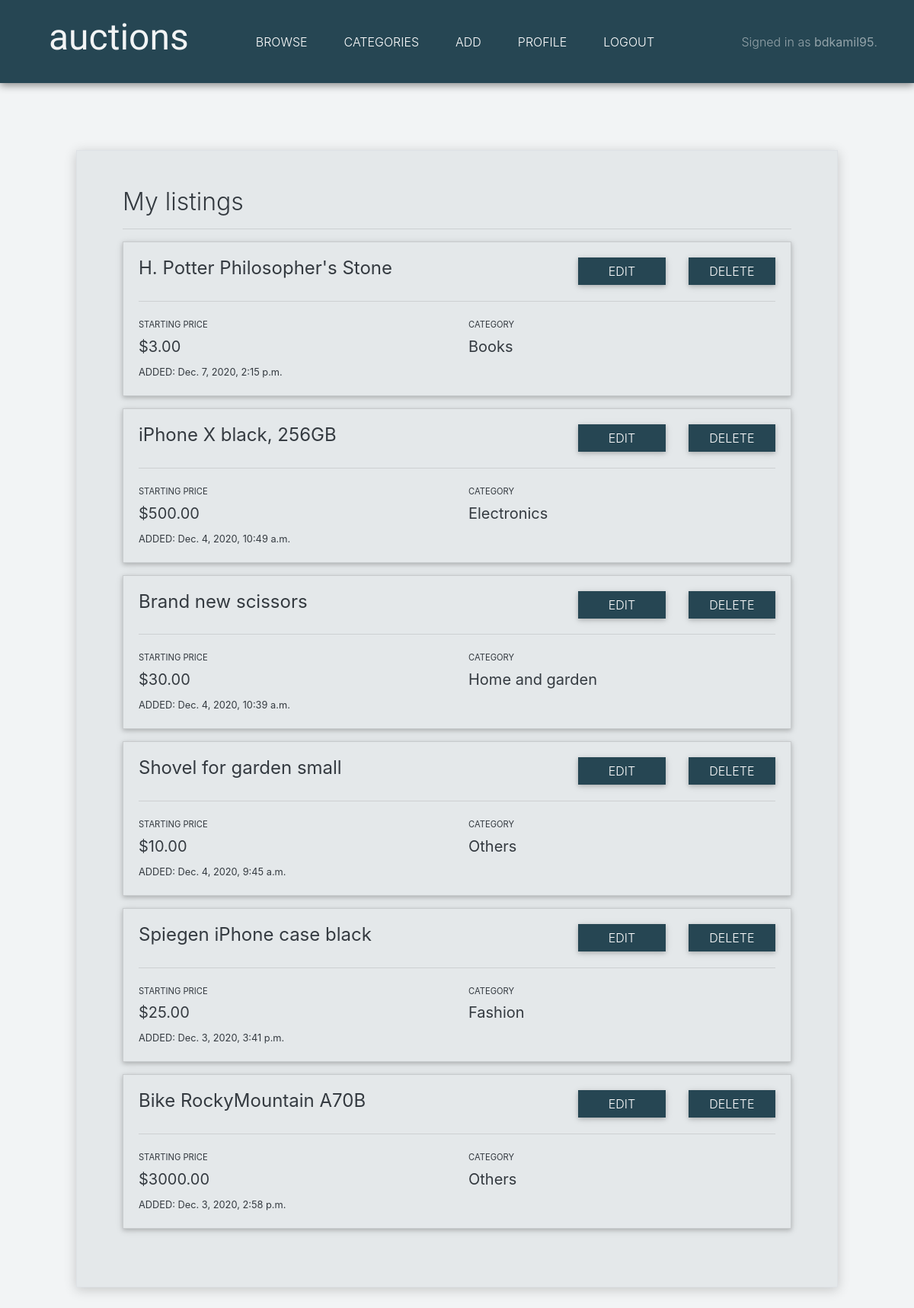
Page /profile/view/mylistings (signed in) on the committed database.
### auctions/models.py (models this page shows, shortened)
class User(AbstractUser):
    pass

class Listing(models.Model):
    title = models.CharField(max_length=30)
    description = models.CharField(max_length=500)
    starting_price = models.FloatField()
    photo = models.ImageField(upload_to='listing_images', default='default.jpg')
    user = models.ForeignKey(User, on_delete=models.CASCADE)
    category = models.ForeignKey(Category, on_delete=models.CASCADE)
    date_added = models.DateTimeField(default=timezone.now)
    active = models.BooleanField(default=True)

class Category(models.Model):
    name = models.CharField(max_length=20)

### auctions/views.py (the view)
# urls.py: path("profile/view/mylistings", views.listings_view, name="listings_view"),
@login_required
def listings_view(request):
    logged_user = request.user
    user_id = logged_user.id
    listings = Listing.objects.filter(user_id=user_id).order_by('-date_added')
    categories = Category.objects.all().order_by('name')
    return render(request, "auctions/listings_view.html", {
        "listings": listings,
        "categories": categories
    })

### auctions/templates/auctions/listings_view.html (shortened to what this page needs)
{% extends "auctions/layout.html" %}
{% block body %}
    <div class="listings-panel animated slideInDown border mt-5">
        <div><h2>My listings</h2></div>
        <hr>
        {% for listing in listings %}
        <div class="pb-3">
            <div class="card" style="border-radius: 0; background-color: #E4E8EA;">
                <div class="card-body">
                    <div class="row">
                        <div class="col-8">
                            <h4 class="card-title">{{ listing.title }}</h4>
                        </div>
                        <div class="col-2">
                            <a href="{% url 'change_password' %}" role="button" class="btn btn-info button-custom btn-block">EDIT</a>
                        </div>
                        <div class="col-2">
                            <form action="{% url 'listing_delete' %}" method="POST">
                                <button type="submit" class="btn btn-info button-custom btn-block">DELETE</button>
                            </form>
                        </div>
                    </div>
                    <hr>
                    <div class="row">
                        <div class="col">
                            <label class="form-input-label" for="startingPriceOutput">STARTING PRICE</label>
                            <div id="startingPriceOutput">
                                <h5>${{ listing.starting_price }}0</h5>
                            </div>
                        </div>
                        <div class="col">
                            <label class="form-input-label" for="categoryOutput">CATEGORY</label>
                            <div id="categoryOutput">
                                <h5>
                                {% for category in categories %}
                                    {% if category.id == listing.category_id %}
                                        {{category.name}}
                                    {% endif %}
                                {% endfor %}
                                </h5>
                            </div>
                        </div>
                    </div>
                    <div class="row">
                        <div class="col">
                            <small>ADDED: {{ listing.date_added }}</small>
                        </div>
                    </div>
                </div>
            </div>
        </div>
        {% endfor %}
    </div>
{% endblock %}

### auctions/templates/auctions/layout.html (shortened to what this page needs)
{% load static %}
<!DOCTYPE html>
<html lang="en">
    <head>
        <link href="{% static 'auctions/mdb.min.css' %}" rel="stylesheet">
        <link rel="stylesheet" href="https://stackpath.bootstrapcdn.com/bootstrap/4.4.1/css/bootstrap.min.css">
        <link href="{% static 'auctions/styles.css' %}" rel="stylesheet">
    </head>
    <body>
        <nav class="navbar navbar-expand-lg navbar-dark px-5 nav-bar-styling">
            <a class="navbar-brand logo pb-3 pr-5 pl-3 animated fadeIn slower" href="#"><span class="logo-letter">a</span><span class="logo-letter">u</span><span class="logo-letter">c</span><span class="logo-letter">t</span><span class="logo-letter">i</span><span class="logo-letter">o</span><span class="logo-letter">n</span><span class="logo-letter">s</span></a>
            <div class="collapse navbar-collapse" id="navbarText">
                <ul class="navbar-nav mr-auto">
                    <li class="nav-item px-3">
                        <a class="nav-link animated fadeIn slower" href="{% url 'browse_listings' %}">BROWSE</a>
                    </li>
                    <li class="nav-item px-3">
                        <a class="nav-link animated fadeIn slower" href="{% url 'categories_view' %}">CATEGORIES</a>
                    </li>
                    {% if user.is_authenticated %}
                        <li class="nav-item px-3">
                            <a class="nav-link animated fadeIn slower" href="{% url 'add_listing' %}">ADD</a>
                        </li>
                        <li class="nav-item px-3">
                            <a class="nav-link animated fadeIn slower" href="{% url 'profile' %}">PROFILE</a>
                        </li>
                        <li class="nav-item px-3">
                            <a class="nav-link animated fadeIn slower" href="{% url 'logout' %}">LOGOUT</a>
                        </li>
                    {% endif %}
                </ul>
                <span class="navbar-text pl-3 animated fadeIn slower">
                {% if user.is_authenticated %}
                    Signed in as <strong>{{ user.username }}</strong>.
                {% else %}
                    Not signed in.
                {% endif %}
                </span>
            </div>
        </nav>
        <div class="content-storage text-dark">
            {% block body %}
            {% endblock %}
        </div>
    </body>
</html>

### auctions/static/auctions/styles.css (style rules this page uses)
h2 { font-weight: 300; }
h4 { font-weight: 300; }
body { background-color: #F2F4F5; }
.content-storage { margin: auto; width: 100vw; max-width: 1200px; background-color: #F2F4F5; padding-left: 5vw; padding-right: 5vw; padding-top: 2.5rem; padding-bottom: 3rem; }
.listings-panel { padding: 4vw 5vw 5vw 5vw; max-width: 1000px; margin: auto; background-color: #E4E8EA; box-shadow: 0px 3px 15px #00000030 !important; }
.logo { font-family: 'Lobster', cursive; color: #F2F4F5 !important; font-size: 3rem; }
.logo-letter { transition: 0.2s ease-in-out; }
.nav-bar-styling { z-index: 1 !important; background-color: #264653; box-shadow: 0px 3px 10px #00000070 !important; }
.nav-link { font-weight: 300; transition: text-shadow 0.2s ease-in-out; }
.button-custom { background-color: #264653 !important; border-radius: 0; transition: text-shadow 0.2s ease-in-out; border: none; font-weight: 300; }
.form-input-label { font-weight: 400; font-size: 0.7rem; }
::placeholder { color: lightgray !important; font-weight: 300; }

### rows in the picture
User: username "bdkamil95"
Listing: title "H. Potter Philosopher's Stone", starting_price "3.0", date_added "Dec. 7, 2020, 2:15 p.m."
Category: name "Books"
Listing: title "iPhone X black, 256GB", starting_price "500.0", date_added "Dec. 4, 2020, 10:49 a.m."
Category: name "Electronics"
Listing: title "Brand new scissors", starting_price "30.0", date_added "Dec. 4, 2020, 10:39 a.m."
Category: name "Home and garden"
Listing: title "Shovel for garden small", starting_price "10.0", date_added "Dec. 4, 2020, 9:45 a.m."
Category: name "Others"
Listing: title "Spiegen iPhone case black", starting_price "25.0", date_added "Dec. 3, 2020, 3:41 p.m."
Category: name "Fashion"
Listing: title "Bike RockyMountain A70B", starting_price "3000.0", date_added "Dec. 3, 2020, 2:58 p.m."
